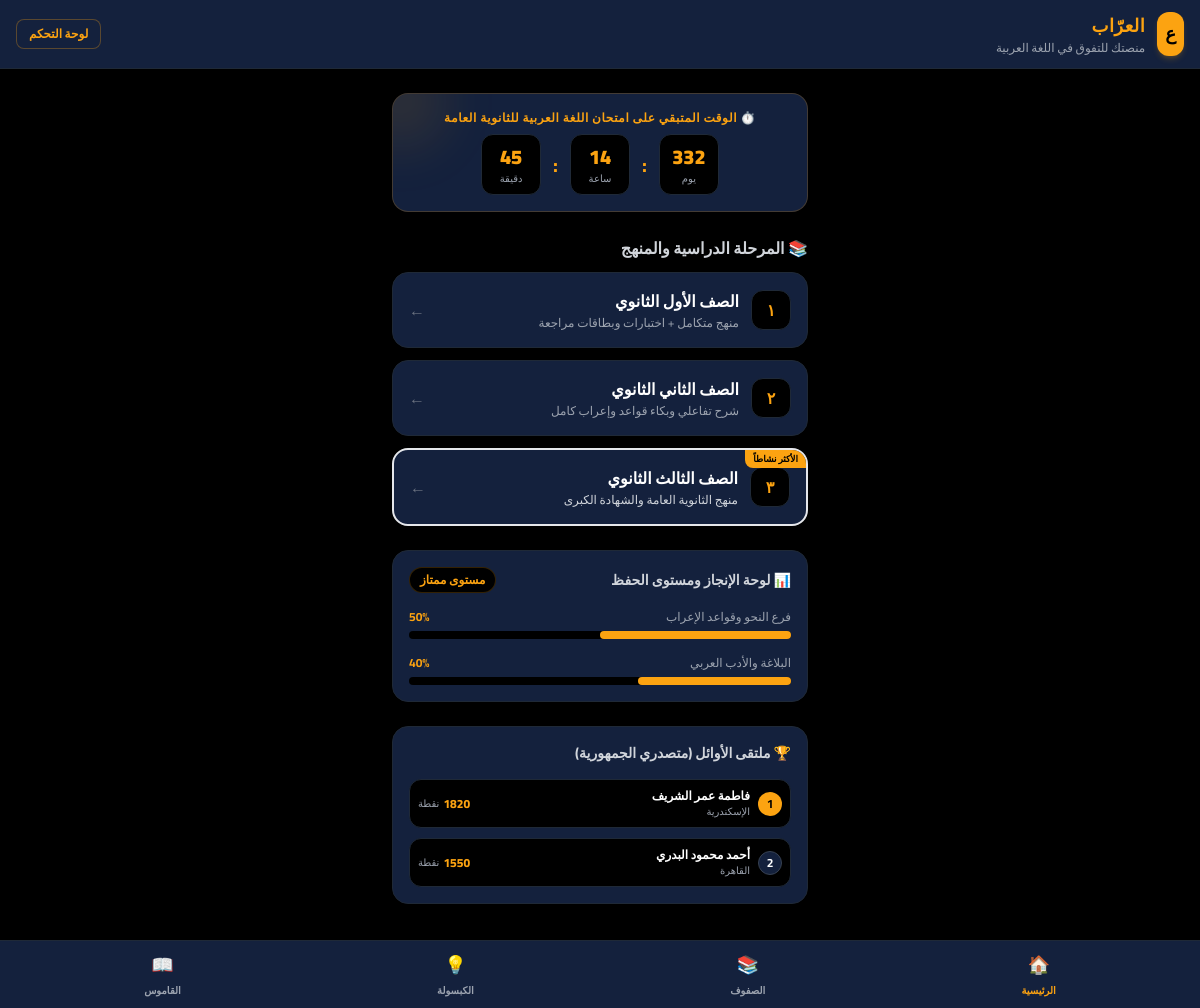
The page / on the database its author committed.
### tables this page shows
CREATE TABLE users (
            user_id INTEGER PRIMARY KEY AUTOINCREMENT,
            full_name TEXT NOT NULL,
            email TEXT UNIQUE NOT NULL,
            password_hash TEXT NOT NULL,
            user_type TEXT CHECK(user_type IN ('student', 'admin', 'teacher')) DEFAULT 'student',
            governorate TEXT NOT NULL,
            avatar_url TEXT,
            points INTEGER DEFAULT 0,
            created_at TIMESTAMP DEFAULT CURRENT_TIMESTAMP
        );

### app.py (the view)
@app.route('/')
def index():
    db = get_db()
    total_lessons = db.execute("SELECT COUNT(*) as cnt FROM lessons").fetchone()['cnt'] or 1
    completed_lessons = db.execute("SELECT COUNT(*) as cnt FROM student_progress WHERE user_id = 1 AND status = 'completed'").fetchone()['cnt']
    progress_percentage = int((completed_lessons / total_lessons) * 100)
    leaderboard = db.execute("SELECT full_name, governorate, points FROM users WHERE user_type = 'student' ORDER BY points DESC LIMIT 10").fetchall()
    poster = db.execute("""
        SELECT cp.*, u.full_name
        FROM community_posters cp
        JOIN users u ON cp.student_id = u.user_id
        ORDER BY cp.published_at DESC LIMIT 1
    """).fetchone()
    flashcards_cnt = db.execute("SELECT COUNT(*) as cnt FROM flashcards").fetchone()['cnt']
    return render_template('dashboard.html',
                           progress=progress_percentage,
                           leaderboard=leaderboard,
                           poster=poster,
                           flashcards_cnt=flashcards_cnt)

### app.py (called while the page is built)
def get_db():
    db = getattr(g, '_database', None)
    if db is None:
        db = g._database = sqlite3.connect(DATABASE)
        db.row_factory = sqlite3.Row
    return db

@app.teardown_appcontext
def close_connection(exception):
    db = getattr(g, '_database', None)
    if db is not None:
        db.close()

### templates/dashboard.html (shortened to what this page needs)
<!DOCTYPE html>
<html lang="ar" dir="rtl" class="dark">
<head>
    <script src="https://cdn.tailwindcss.com"></script>
</head>
<body class="bg-brand-dark text-gray-100 min-h-screen pb-20">
    <header class="bg-brand-navy border-b border-gray-800 sticky top-0 z-50 px-4 py-3 flex justify-between items-center shadow-lg">
        <div class="flex items-center space-x-3 space-x-reverse">
            <div class="bg-brand-accent text-black p-2 rounded-xl font-extrabold text-lg shadow-md shadow-brand-accent/20">ع</div>
            <div>
                <h1 class="text-lg font-extrabold text-brand-accent tracking-wide">العرّاب</h1>
                <p class="text-xs text-gray-400">منصتك للتفوق في اللغة العربية</p>
            </div>
        </div>
        <a href="/admin" class="bg-brand-navy hover:bg-brand-accent hover:text-black text-brand-accent border border-brand-accent/30 px-3 py-1.5 rounded-lg text-xs font-bold transition-all">
            لوحة التحكم
        </a>
    </header>
    <main class="max-w-md mx-auto px-4 mt-6">
        <div class="bg-gradient-to-br from-brand-navy to-brand-navy border border-brand-accent/20 rounded-2xl p-4 shadow-xl text-center relative overflow-hidden mb-6">
            <div class="absolute -top-10 -left-10 w-24 h-24 bg-brand-accent/10 rounded-full blur-xl"></div>
            <p class="text-xs font-semibold text-brand-accent uppercase tracking-wider mb-2">⏱️ الوقت المتبقي على امتحان اللغة العربية للثانوية العامة</p>
            <div class="flex justify-center items-center space-x-3 space-x-reverse">
                <div class="bg-brand-dark border border-gray-800 px-3 py-2 rounded-xl min-w-[60px]">
                    <span class="text-xl font-black text-brand-accent block">332</span>
                    <span class="text-[10px] text-gray-400 block">يوم</span>
                </div>
                <div class="text-brand-accent font-bold text-xl">:</div>
                <div class="bg-brand-dark border border-gray-800 px-3 py-2 rounded-xl min-w-[60px]">
                    <span class="text-xl font-black text-brand-accent block">14</span>
                    <span class="text-[10px] text-gray-400 block">ساعة</span>
                </div>
                <div class="text-brand-accent font-bold text-xl">:</div>
                <div class="bg-brand-dark border border-gray-800 px-3 py-2 rounded-xl min-w-[60px]">
                    <span class="text-xl font-black text-brand-accent block">45</span>
                    <span class="text-[10px] text-gray-400 block">دقيقة</span>
                </div>
            </div>
        </div>
        <div class="mb-6">
            <h2 class="text-md font-bold text-gray-300 mb-3 flex items-center gap-2">
                <span>📚 المرحلة الدراسية والمنهج</span>
            </h2>
            <div class="grid grid-cols-1 gap-3">
                <a href="/grade/1" class="bg-brand-navy hover:border-brand-accent/50 border border-gray-800 rounded-2xl p-4 flex justify-between items-center transition-all group shadow-md">
                    <div class="flex items-center gap-3">
                        <div class="w-10 h-10 bg-brand-dark rounded-xl flex items-center justify-center text-brand-accent font-bold border border-gray-800">١</div>
                        <div>
                            <span class="font-bold text-white block group-hover:text-brand-accent transition-colors">الصف الأول الثانوي</span>
                            <span class="text-xs text-gray-400 block mt-0.5">منهج متكامل + اختبارات وبطاقات مراجعة</span>
                        </div>
                    </div>
                    <span class="text-gray-500 group-hover:text-brand-accent transition-colors">←</span>
                </a>
                <a href="/grade/2" class="bg-brand-navy hover:border-brand-accent/50 border border-gray-800 rounded-2xl p-4 flex justify-between items-center transition-all group shadow-md">
                    <div class="flex items-center gap-3">
                        <div class="w-10 h-10 bg-brand-dark rounded-xl flex items-center justify-center text-brand-accent font-bold border border-gray-800">٢</div>
                        <div>
                            <span class="font-bold text-white block group-hover:text-brand-accent transition-colors">الصف الثاني الثانوي</span>
                            <span class="text-xs text-gray-400 block mt-0.5">شرح تفاعلي وبكاء قواعد وإعراب كامل</span>
                        </div>
                    </div>
                    <span class="text-gray-500 group-hover:text-brand-accent transition-colors">←</span>
                </a>
                <a href="/grade/3" class="bg-brand-navy hover:border-brand-accent border-2 rounded-2xl p-4 flex justify-between items-center transition-all group shadow-md relative overflow-hidden">
                    <div class="absolute top-0 right-0 bg-brand-accent text-black font-extrabold text-[9px] px-2 py-0.5 rounded-bl-lg">الأكثر نشاطاً</div>
                    <div class="flex items-center gap-3">
                        <div class="w-10 h-10 bg-brand-dark rounded-xl flex items-center justify-center text-brand-accent font-bold border border-gray-800">٣</div>
                        <div>
                            <span class="font-bold text-white block group-hover:text-brand-accent transition-colors">الصف الثالث الثانوي</span>
                            <span class="text-xs text-gray-300 block mt-0.5">منهج الثانوية العامة والشهادة الكبرى</span>
                        </div>
                    </div>
                    <span class="text-gray-500 group-hover:text-brand-accent transition-colors">←</span>
                </a>
            </div>
        </div>
        <div class="bg-brand-navy border border-gray-800 rounded-2xl p-4 mb-6 shadow-xl">
            <div class="flex justify-between items-center mb-4">
                <h3 class="text-sm font-bold text-gray-300">📊 لوحة الإنجاز ومستوى الحفظ</h3>
                <span class="text-xs bg-brand-dark text-brand-accent border border-brand-accent/20 px-2.5 py-1 rounded-full font-bold">مستوى ممتاز</span>
            </div>
            <div class="space-y-4">
                <div>
                    <div class="flex justify-between text-xs mb-1.5">
                        <span class="text-gray-400">فرع النحو وقواعد الإعراب</span>
                        <span class="text-brand-accent font-bold">{{ progress }}%</span>
                    </div>
                    <div class="w-full bg-brand-dark rounded-full h-2">
                        <div class="bg-brand-accent h-2 rounded-full transition-all duration-1000" style="width: {{ progress }}%"></div>
                    </div>
                </div>
                <div>
                    <div class="flex justify-between text-xs mb-1.5">
                        <span class="text-gray-400">البلاغة والأدب العربي</span>
                        <span class="text-brand-accent font-bold">40%</span>
                    </div>
                    <div class="w-full bg-brand-dark rounded-full h-2">
                        <div class="bg-brand-accent h-2 rounded-full" style="width: 40%"></div>
                    </div>
                </div>
            </div>
        </div>
        <div class="bg-brand-navy border border-gray-800 rounded-2xl p-4 mb-6 shadow-xl">
            <h3 class="text-sm font-bold text-gray-300 mb-4 flex items-center gap-2">
                <span>🏆 ملتقى الأوائل (متصدري الجمهورية)</span>
            </h3>
            <div class="space-y-2.5">
                {% for row in leaderboard %}
                <div class="flex items-center justify-between p-2 rounded-xl bg-brand-dark border border-gray-800">
                    <div class="flex items-center gap-2">
                        <div class="w-6 h-6 flex items-center justify-center font-bold text-xs rounded-full {% if loop.index == 1 %}bg-brand-accent text-black{% else %}bg-brand-navy text-white border border-gray-700{% endif %}">
                            {{ loop.index }}
                        </div>
                        <div>
                            <span class="text-xs font-bold block text-white">{{ row.full_name }}</span>
                            <span class="text-[10px] text-gray-400 block">{{ row.governorate }}</span>
                        </div>
                    </div>
                    <div class="flex items-center gap-1">
                        <span class="text-xs font-extrabold text-brand-accent">{{ row.points }}</span>
                        <span class="text-[10px] text-gray-400">نقطة</span>
                    </div>
                </div>
                {% endfor %}
            </div>
        </div>
    </main>
    <nav class="fixed bottom-0 left-0 right-0 bg-brand-navy border-t border-gray-800 py-2.5 px-4 flex justify-around items-center z-50 shadow-2xl">
        <a href="/" class="flex flex-col items-center gap-1 text-brand-accent">
            <span class="text-lg">🏠</span>
            <span class="text-[10px] font-bold">الرئيسية</span>
        </a>
        <a href="/grades" class="flex flex-col items-center gap-1 text-gray-400 hover:text-brand-accent transition-colors">
            <span class="text-lg">📚</span>
            <span class="text-[10px] font-bold">الصفوف</span>
        </a>
        <a href="/flashcards" class="flex flex-col items-center gap-1 text-gray-400 hover:text-brand-accent transition-colors">
            <span class="text-lg">💡</span>
            <span class="text-[10px] font-bold">الكبسولة</span>
        </a>
        <a href="/glossary" class="flex flex-col items-center gap-1 text-gray-400 hover:text-brand-accent transition-colors">
            <span class="text-lg">📖</span>
            <span class="text-[10px] font-bold">القاموس</span>
        </a>
    </nav>
</body>
</html>

### templates/dashboard.html (style rules this page uses)
body { font-family: 'Cairo', sans-serif; }

### rows shown on the page
users: full_name "فاطمة عمر الشريف", governorate "الإسكندرية", points "1820"
users: full_name "أحمد محمود البدري", governorate "القاهرة", points "1550"

### other values the page prints
{{ progress }} "50"
